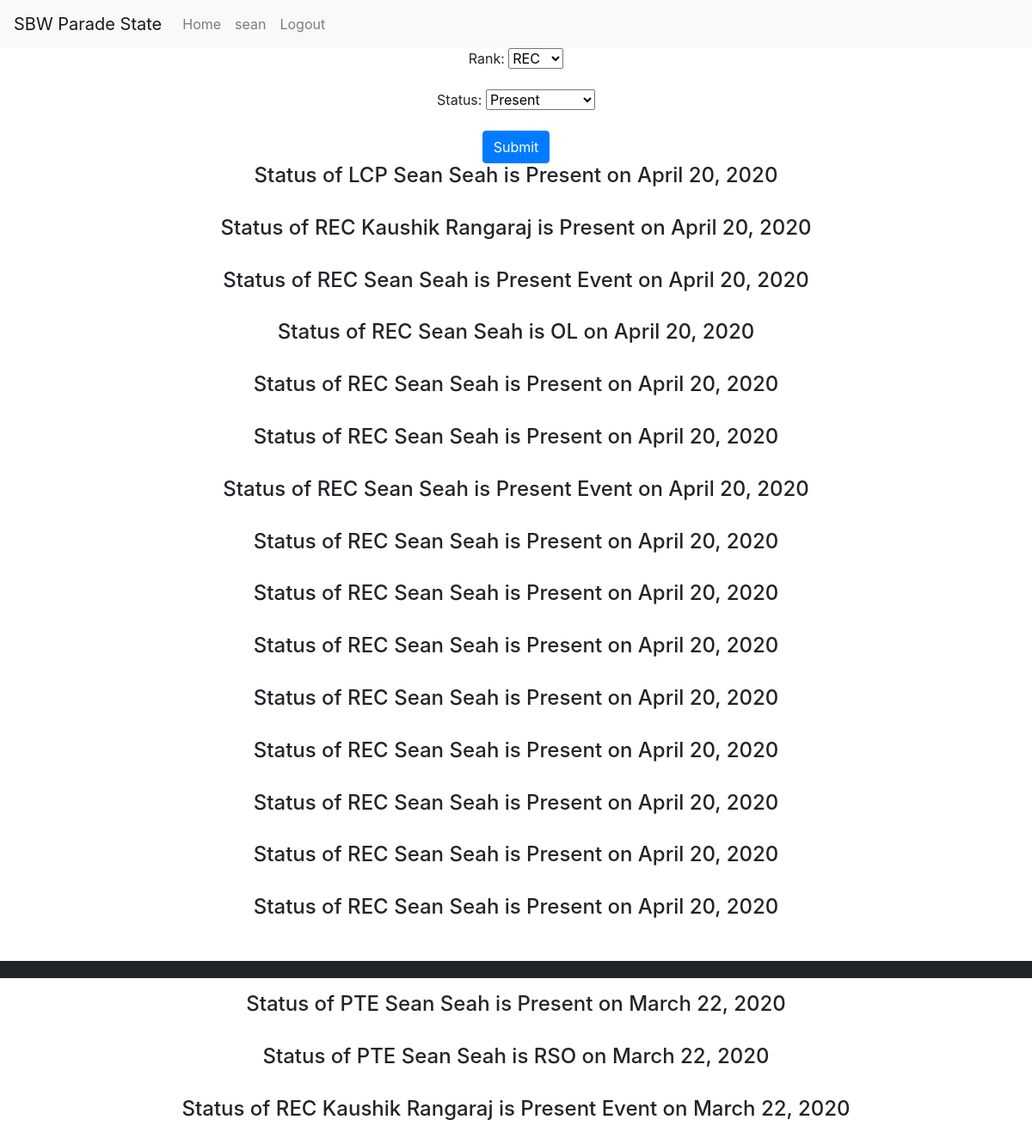
The app's page /home/ (signed in) with its own data.
### main/models.py (models this page shows)
class Person(models.Model):
    rank = models.CharField(max_length=30, choices=rank_choice, default="PTE")
    date = models.DateTimeField(default=datetime.now())
    status = models.CharField(max_length=30, choices=status_choice, default="Present")
    user = models.ForeignKey(User,on_delete=models.CASCADE,null=True)
    def __str__(self):
        return self.rank

### main/views.py (the view, shortened to what this page needs)
# urls.py: 2. Add a URL to urlpatterns:  path('', views.home, name='home')
def home(request):
	form = NameForm()
	persons = Person.objects.all()
	args = {"form": form, "persons": persons}
	return render(request,"main/home.html", args)

### main/forms.py
class NameForm(forms.ModelForm):
	rank = forms.ChoiceField(choices=rank_choice)
	status = forms.ChoiceField(choices=status_choice)
	class Meta:
		model = Person
		fields = ["rank", "status"]

### main/templates/main/home.html (shortened to what this page needs)
{% extends "main/layout.html" %}
{% block content %}
	<form style="display: inline-block;" method="POST">
		{{ form.as_p }}
		<button type="submit" class="btn btn-primary">Submit</button>
	</form>
	{% for person in persons %}
		{% if person.date.date == person.date.date.today %}
			<h4>Status of {{ person }} {{ person.user.get_full_name }} is {{ person.status }} on {{ person.date.date }}</h4>
			<br>
		{% endif %}
	{% endfor %}
	<hr style="border: solid 10px;">
	{% for person in persons %}
		{% if person.date.date != person.date.date.today %}
			<h4>Status of {{ person }} {{ person.user.get_full_name }} is {{ person.status }} on {{ person.date.date }}</h4>
			<br>
		{% endif %}
	{% endfor %}
{% endblock %}

### main/templates/main/includes/navbar.html (shortened to what this page needs)
<nav class="navbar navbar-expand-lg navbar-light bg-light">
  <a class="navbar-brand" href="/">SBW Parade State</a>
  <div class="collapse navbar-collapse" id="navbarNav">
    <ul class="navbar-nav">
      {% if user.is_authenticated %}
        <li class="nav-item">
          <a class="nav-link" href="/home">Home</a>
        </li>
        <li class="nav-item">
          <a class="nav-link" href="/account">{{user.username}}</a>
        </li>
        <li class="nav-item">
          <a class="nav-link" href="/logout">Logout</a>
        </li>
      {% endif %}
    </ul>
  </div>
</nav>

### records on screen
Person: rank "LCP", user.get_full_name "Sean Seah", status "Present", date "April 20, 2020"
Person: rank "REC", user.get_full_name "Kaushik Rangaraj", status "Present", date "April 20, 2020"
Person: rank "REC", user.get_full_name "Sean Seah", status "Present Event", date "April 20, 2020"
Person: rank "REC", user.get_full_name "Sean Seah", status "OL", date "April 20, 2020"
Person: rank "REC", user.get_full_name "Sean Seah", status "Present", date "April 20, 2020"
Person: rank "REC", user.get_full_name "Sean Seah", status "Present", date "April 20, 2020"
Person: rank "REC", user.get_full_name "Sean Seah", status "Present Event", date "April 20, 2020"
Person: rank "REC", user.get_full_name "Sean Seah", status "Present", date "April 20, 2020"
Person: rank "REC", user.get_full_name "Sean Seah", status "Present", date "April 20, 2020"
Person: rank "REC", user.get_full_name "Sean Seah", status "Present", date "April 20, 2020"
Person: rank "REC", user.get_full_name "Sean Seah", status "Present", date "April 20, 2020"
Person: rank "REC", user.get_full_name "Sean Seah", status "Present", date "April 20, 2020"
Person: rank "REC", user.get_full_name "Sean Seah", status "Present", date "April 20, 2020"
Person: rank "REC", user.get_full_name "Sean Seah", status "Present", date "April 20, 2020"
Person: rank "REC", user.get_full_name "Sean Seah", status "Present", date "April 20, 2020"
Person: rank "PTE", user.get_full_name "Sean Seah", status "Present", date "March 22, 2020"
Person: rank "PTE", user.get_full_name "Sean Seah", status "RSO", date "March 22, 2020"
Person: rank "REC", user.get_full_name "Kaushik Rangaraj", status "Present Event", date "March 22, 2020"

### other values on screen
{{ user.username }} "sean"
